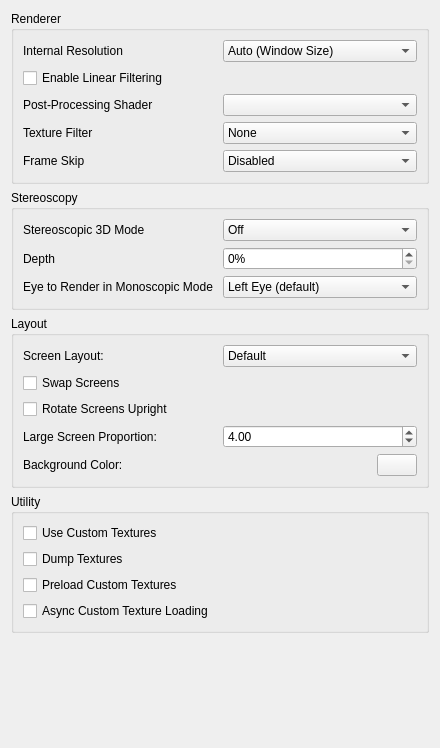
<?xml version="1.0" encoding="UTF-8"?>
<ui version="4.0">
 <class>ConfigureEnhancements</class>
 <widget class="QWidget" name="ConfigureEnhancements">
  <property name="geometry">
   <rect>
    <x>0</x>
    <y>0</y>
    <width>440</width>
    <height>748</height>
   </rect>
  </property>
  <property name="minimumSize">
   <size>
    <width>0</width>
    <height>0</height>
   </size>
  </property>
  <property name="windowTitle">
   <string>Form</string>
  </property>
  <layout class="QVBoxLayout" name="verticalLayout">
   <item>
    <widget class="QGroupBox" name="rendererBox">
     <property name="title">
      <string>Renderer</string>
     </property>
     <layout class="QVBoxLayout" name="verticalLayout_6">
      <item>
       <widget class="QWidget" name="widget_resolution" native="true">
        <layout class="QHBoxLayout" name="horizontalLayout">
         <property name="leftMargin">
          <number>0</number>
         </property>
         <property name="topMargin">
          <number>0</number>
         </property>
         <property name="rightMargin">
          <number>0</number>
         </property>
         <property name="bottomMargin">
          <number>0</number>
         </property>
         <item>
          <widget class="QLabel" name="resolution_label">
           <property name="text">
            <string>Internal Resolution</string>
           </property>
          </widget>
         </item>
         <item>
          <widget class="QComboBox" name="resolution_factor_combobox">
           <item>
            <property name="text">
             <string>Auto (Window Size)</string>
            </property>
           </item>
           <item>
            <property name="text">
             <string>Native (400x240)</string>
            </property>
           </item>
           <item>
            <property name="text">
             <string>2x Native (800x480)</string>
            </property>
           </item>
           <item>
            <property name="text">
             <string>3x Native (1200x720)</string>
            </property>
           </item>
           <item>
            <property name="text">
             <string>4x Native (1600x960)</string>
            </property>
           </item>
           <item>
            <property name="text">
             <string>5x Native (2000x1200)</string>
            </property>
           </item>
           <item>
            <property name="text">
             <string>6x Native (2400x1440)</string>
            </property>
           </item>
           <item>
            <property name="text">
             <string>7x Native (2800x1680)</string>
            </property>
           </item>
           <item>
            <property name="text">
             <string>8x Native (3200x1920)</string>
            </property>
           </item>
           <item>
            <property name="text">
             <string>9x Native (3600x2160)</string>
            </property>
           </item>
           <item>
            <property name="text">
             <string>10x Native (4000x2400)</string>
            </property>
           </item>
          </widget>
         </item>
        </layout>
       </widget>
      </item>
      <item>
       <widget class="QCheckBox" name="toggle_linear_filter">
        <property name="text">
         <string>Enable Linear Filtering</string>
        </property>
       </widget>
      </item>
      <item>
       <widget class="QWidget" name="widget_shader" native="true">
        <layout class="QHBoxLayout" name="horizontalLayout_11">
         <property name="leftMargin">
          <number>0</number>
         </property>
         <property name="topMargin">
          <number>0</number>
         </property>
         <property name="rightMargin">
          <number>0</number>
         </property>
         <property name="bottomMargin">
          <number>0</number>
         </property>
         <item>
          <widget class="QLabel" name="shader_label">
           <property name="text">
            <string>Post-Processing Shader</string>
           </property>
          </widget>
         </item>
         <item>
          <widget class="QComboBox" name="shader_combobox"/>
         </item>
        </layout>
       </widget>
      </item>
      <item>
       <widget class="QWidget" name="widget_texture_filter" native="true">
        <layout class="QHBoxLayout" name="horizontalLayout_3">
         <property name="leftMargin">
          <number>0</number>
         </property>
         <property name="topMargin">
          <number>0</number>
         </property>
         <property name="rightMargin">
          <number>0</number>
         </property>
         <property name="bottomMargin">
          <number>0</number>
         </property>
         <item>
          <widget class="QLabel" name="texture_filter_label">
           <property name="text">
            <string>Texture Filter</string>
           </property>
          </widget>
         </item>
         <item>
          <widget class="QComboBox" name="texture_filter_combobox">
           <item>
            <property name="text">
             <string>None</string>
            </property>
           </item>
           <item>
            <property name="text">
             <string>Anime4K</string>
            </property>
           </item>
           <item>
            <property name="text">
             <string>Bicubic</string>
            </property>
           </item>
           <item>
            <property name="text">
             <string>ScaleForce</string>
            </property>
           </item>
           <item>
            <property name="text">
             <string>xBRZ</string>
            </property>
           </item>
           <item>
            <property name="text">
             <string>MMPX</string>
            </property>
           </item>
          </widget>
         </item>
        </layout>
       </widget>
      </item>
      <item>
       <widget class="QWidget" name="widget_frame_skip" native="true">
        <layout class="QHBoxLayout" name="horizontalLayout_4">
         <property name="leftMargin">
          <number>0</number>
         </property>
         <property name="topMargin">
          <number>0</number>
         </property>
         <property name="rightMargin">
          <number>0</number>
         </property>
         <property name="bottomMargin">
          <number>0</number>
         </property>
         <item>
          <widget class="QLabel" name="frame_skip_label">
           <property name="toolTip">
            <string>&lt;html&gt;&lt;head/&gt;&lt;body&gt;&lt;p&gt;The number of frames to skip.&lt;/p&gt;&lt;p&gt;WARNING: Results may vary depending on using the Vulkan or OpenGL renderer. If set too high, the screen may not render at all. Use with caution.&lt;/p&gt;&lt;/body&gt;&lt;/html&gt;</string>
           </property>
           <property name="text">
            <string>Frame Skip</string>
           </property>
          </widget>
         </item>
         <item>
          <widget class="QComboBox" name="frame_skip_combobox">
           <item>
            <property name="text">
             <string>Disabled</string>
            </property>
           </item>
           <item>
            <property name="text">
             <string>x2</string>
            </property>
           </item>
           <item>
            <property name="text">
             <string>x4</string>
            </property>
           </item>
           <item>
            <property name="text">
             <string>x8</string>
            </property>
           </item>
          </widget>
         </item>
        </layout>
       </widget>
      </item>
     </layout>
    </widget>
   </item>
   <item>
    <widget class="QGroupBox" name="stereo_group">
     <property name="title">
      <string>Stereoscopy</string>
     </property>
     <layout class="QVBoxLayout" name="verticalLayout_4">
      <item>
       <layout class="QHBoxLayout" name="horizontalLayout_5">
        <item>
         <widget class="QLabel" name="label_4">
          <property name="text">
           <string>Stereoscopic 3D Mode</string>
          </property>
         </widget>
        </item>
        <item>
         <widget class="QComboBox" name="render_3d_combobox">
          <item>
           <property name="text">
            <string>Off</string>
           </property>
          </item>
          <item>
           <property name="text">
            <string>Side by Side</string>
           </property>
          </item>
          <item>
           <property name="text">
            <string>Anaglyph</string>
           </property>
          </item>
          <item>
           <property name="text">
            <string>Interlaced</string>
           </property>
          </item>
          <item>
           <property name="text">
            <string>Reverse Interlaced</string>
           </property>
          </item>
         </widget>
        </item>
       </layout>
      </item>
      <item>
       <layout class="QHBoxLayout" name="horizontalLayout_6">
        <item>
         <widget class="QLabel" name="label_3">
          <property name="text">
           <string>Depth</string>
          </property>
         </widget>
        </item>
        <item>
         <widget class="QSpinBox" name="factor_3d">
          <property name="suffix">
           <string>%</string>
          </property>
          <property name="minimum">
           <number>0</number>
          </property>
          <property name="maximum">
           <number>100</number>
          </property>
          <property name="value">
           <number>0</number>
          </property>
         </widget>
        </item>
       </layout>
      </item>
      <item>
       <layout class="QHBoxLayout" name="horizontalLayout_7">
        <item>
         <widget class="QLabel" name="label_6">
          <property name="text">
           <string>Eye to Render in Monoscopic Mode</string>
          </property>
         </widget>
        </item>
        <item>
         <widget class="QComboBox" name="mono_rendering_eye">
          <item>
           <property name="text">
            <string>Left Eye (default)</string>
           </property>
          </item>
          <item>
           <property name="text">
            <string>Right Eye</string>
           </property>
          </item>
         </widget>
        </item>
       </layout>
      </item>
     </layout>
    </widget>
   </item>
   <item>
    <widget class="QGroupBox" name="layout_group">
     <property name="title">
      <string>Layout</string>
     </property>
     <layout class="QVBoxLayout" name="verticalLayout_3">
      <item>
       <widget class="QWidget" name="widget_layout" native="true">
        <layout class="QHBoxLayout" name="screen_layout_group">
         <property name="leftMargin">
          <number>0</number>
         </property>
         <property name="topMargin">
          <number>0</number>
         </property>
         <property name="rightMargin">
          <number>0</number>
         </property>
         <property name="bottomMargin">
          <number>0</number>
         </property>
         <item>
          <widget class="QLabel" name="layout_label">
           <property name="text">
            <string>Screen Layout:</string>
           </property>
          </widget>
         </item>
         <item>
          <widget class="QComboBox" name="layout_combobox">
           <item>
            <property name="text">
             <string>Default</string>
            </property>
           </item>
           <item>
            <property name="text">
             <string>Single Screen</string>
            </property>
           </item>
           <item>
            <property name="text">
             <string>Large Screen</string>
            </property>
           </item>
           <item>
            <property name="text">
             <string>Side by Side</string>
            </property>
           </item>
           <item>
            <property name="text">
             <string>Separate Windows</string>
            </property>
           </item>
           <item>
            <property name="text">
             <string>Hybrid Screen</string>
            </property>
           </item>
          </widget>
         </item>
        </layout>
       </widget>
      </item>
      <item>
       <widget class="QCheckBox" name="toggle_swap_screen">
        <property name="text">
         <string>Swap Screens</string>
        </property>
       </widget>
      </item>
      <item>
       <widget class="QCheckBox" name="toggle_upright_screen">
        <property name="text">
         <string>Rotate Screens Upright</string>
        </property>
       </widget>
      </item>
      <item>
       <widget class="QWidget" name="widget" native="true">
        <layout class="QHBoxLayout" name="proportion_layout">
         <property name="leftMargin">
          <number>0</number>
         </property>
         <property name="topMargin">
          <number>0</number>
         </property>
         <property name="rightMargin">
          <number>0</number>
         </property>
         <property name="bottomMargin">
          <number>0</number>
         </property>
         <item>
          <widget class="QLabel" name="label_31">
           <property name="text">
            <string>Large Screen Proportion:</string>
           </property>
          </widget>
         </item>
         <item>
          <widget class="QDoubleSpinBox" name="large_screen_proportion">
           <property name="minimum">
            <double>1.000000000000000</double>
           </property>
           <property name="maximum">
            <double>16.000000000000000</double>
           </property>
           <property name="value">
            <double>4.000000000000000</double>
           </property>
          </widget>
         </item>
        </layout>
       </widget>
      </item>
      <item>
       <widget class="QWidget" name="bg_color_group" native="true">
        <layout class="QHBoxLayout" name="bg_color_group_2">
         <property name="leftMargin">
          <number>0</number>
         </property>
         <property name="topMargin">
          <number>0</number>
         </property>
         <property name="rightMargin">
          <number>0</number>
         </property>
         <property name="bottomMargin">
          <number>0</number>
         </property>
         <item>
          <widget class="QLabel" name="bg_label">
           <property name="text">
            <string>Background Color:</string>
           </property>
          </widget>
         </item>
         <item>
          <widget class="QPushButton" name="bg_button">
           <property name="maximumSize">
            <size>
             <width>40</width>
             <height>16777215</height>
            </size>
           </property>
          </widget>
         </item>
        </layout>
       </widget>
      </item>
     </layout>
    </widget>
   </item>
   <item>
    <widget class="QGroupBox" name="utilityBox">
     <property name="title">
      <string>Utility</string>
     </property>
     <layout class="QVBoxLayout" name="verticalLayout_8">
      <item>
       <widget class="QCheckBox" name="toggle_custom_textures">
        <property name="toolTip">
         <string>&lt;html&gt;&lt;head/&gt;&lt;body&gt;&lt;p&gt;Replace textures with PNG files.&lt;/p&gt;&lt;p&gt;Textures are loaded from load/textures/[Title ID]/.&lt;/p&gt;&lt;/body&gt;&lt;/html&gt;</string>
        </property>
        <property name="text">
         <string>Use Custom Textures</string>
        </property>
       </widget>
      </item>
      <item>
       <widget class="QCheckBox" name="toggle_dump_textures">
        <property name="toolTip">
         <string>&lt;html&gt;&lt;head/&gt;&lt;body&gt;&lt;p&gt;Dump textures to PNG files.&lt;/p&gt;&lt;p&gt;Textures are dumped to dump/textures/[Title ID]/.&lt;/p&gt;&lt;/body&gt;&lt;/html&gt;</string>
        </property>
        <property name="text">
         <string>Dump Textures</string>
        </property>
       </widget>
      </item>
      <item>
       <widget class="QCheckBox" name="toggle_preload_textures">
        <property name="toolTip">
         <string>&lt;html&gt;&lt;head/&gt;&lt;body&gt;&lt;p&gt;Load all custom textures into memory on boot, instead of loading them when the game requires them.&lt;/p&gt;&lt;/body&gt;&lt;/html&gt;</string>
        </property>
        <property name="text">
         <string>Preload Custom Textures</string>
        </property>
       </widget>
      </item>
      <item>
       <widget class="QCheckBox" name="toggle_async_custom_loading">
        <property name="toolTip">
         <string>&lt;html&gt;&lt;head/&gt;&lt;body&gt;&lt;p&gt;Load custom textures asynchronously with background threads to reduce loading stutter&lt;/p&gt;&lt;/body&gt;&lt;/html&gt;</string>
        </property>
        <property name="text">
         <string>Async Custom Texture Loading</string>
        </property>
       </widget>
      </item>
     </layout>
    </widget>
   </item>
   <item>
    <spacer name="verticalSpacer">
     <property name="orientation">
      <enum>Qt::Vertical</enum>
     </property>
     <property name="sizeHint" stdset="0">
      <size>
       <width>20</width>
       <height>165</height>
      </size>
     </property>
    </spacer>
   </item>
  </layout>
 </widget>
 <tabstops>
  <tabstop>resolution_factor_combobox</tabstop>
  <tabstop>toggle_linear_filter</tabstop>
  <tabstop>shader_combobox</tabstop>
  <tabstop>texture_filter_combobox</tabstop>
  <tabstop>frame_skip_combobox</tabstop>
  <tabstop>render_3d_combobox</tabstop>
  <tabstop>factor_3d</tabstop>
  <tabstop>mono_rendering_eye</tabstop>
  <tabstop>layout_combobox</tabstop>
  <tabstop>toggle_swap_screen</tabstop>
  <tabstop>toggle_upright_screen</tabstop>
  <tabstop>large_screen_proportion</tabstop>
  <tabstop>bg_button</tabstop>
  <tabstop>toggle_custom_textures</tabstop>
  <tabstop>toggle_dump_textures</tabstop>
  <tabstop>toggle_preload_textures</tabstop>
 </tabstops>
 <resources/>
 <connections/>
</ui>
